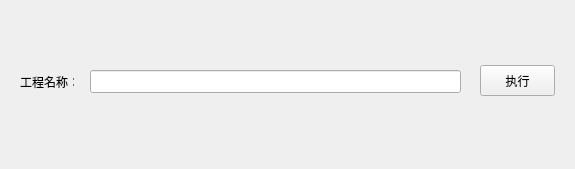
<?xml version="1.0" encoding="UTF-8"?>
<ui version="4.0">
 <class>DeleteBidsRecord</class>
 <widget class="QWidget" name="DeleteBidsRecord">
  <property name="geometry">
   <rect>
    <x>0</x>
    <y>0</y>
    <width>575</width>
    <height>169</height>
   </rect>
  </property>
  <property name="windowTitle">
   <string>删除指定记录</string>
  </property>
  <widget class="QLineEdit" name="le_projectName">
   <property name="geometry">
    <rect>
     <x>90</x>
     <y>70</y>
     <width>371</width>
     <height>23</height>
    </rect>
   </property>
  </widget>
  <widget class="QPushButton" name="btn_deleteRecord">
   <property name="geometry">
    <rect>
     <x>480</x>
     <y>65</y>
     <width>75</width>
     <height>31</height>
    </rect>
   </property>
   <property name="text">
    <string>执行</string>
   </property>
   <property name="icon">
    <iconset>
     <normalon>:/excute.png</normalon>
    </iconset>
   </property>
  </widget>
  <widget class="QLabel" name="label">
   <property name="geometry">
    <rect>
     <x>20</x>
     <y>70</y>
     <width>54</width>
     <height>23</height>
    </rect>
   </property>
   <property name="text">
    <string>工程名称：</string>
   </property>
  </widget>
 </widget>
 <layoutdefault spacing="6" margin="11"/>
 <resources>
  <include location="BidsManager.qrc"/>
 </resources>
 <connections>
  <connection>
   <sender>btn_deleteRecord</sender>
   <signal>clicked()</signal>
   <receiver>DeleteBidsRecord</receiver>
   <slot>onExecuteDeleteSlot()</slot>
   <hints>
    <hint type="sourcelabel">
     <x>509</x>
     <y>84</y>
    </hint>
    <hint type="destinationlabel">
     <x>386</x>
     <y>125</y>
    </hint>
   </hints>
  </connection>
 </connections>
 <slots>
  <slot>onExecuteDeleteSlot()</slot>
 </slots>
</ui>
